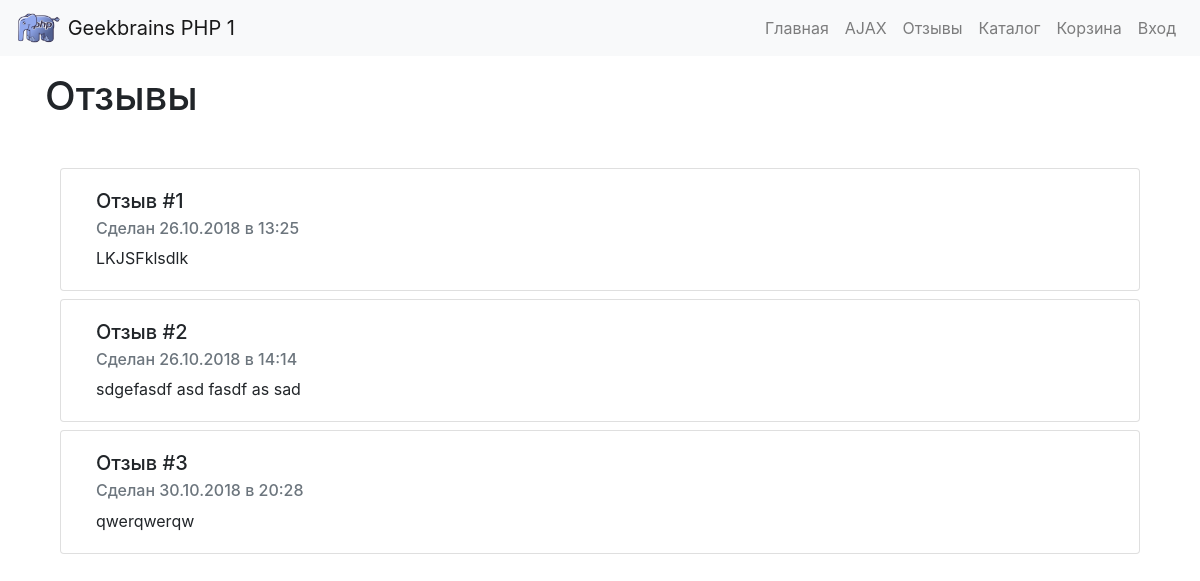
Screenshot of /reviews.php with the database file from the repository.
### tables this page shows
CREATE TABLE `reviews` (
  `id` int(11) NOT NULL,
  `content` text NOT NULL,
  `datetime` timestamp NOT NULL DEFAULT CURRENT_TIMESTAMP
);

### engine/render.php (called while the page is built, shortened)
<?php
function render(string $template, array $data = [], bool $withLayout = true, string $layout = 'main') {
    global $config;
    $templates = [
        'layout' => "{$config['app']['templatesPath']}/layouts/{$layout}.php",
        'page' => "{$config['app']['templatesPath']}/{$template}.php"
    ];
    $data['config'] = $config['app'];
    $pageView = getTemplateContent($templates['page'], $data);
    if ($withLayout) {
        $data['content'] = $pageView;
        return getTemplateContent($templates['layout'], $data);
    } else {
        return $pageView;
    }
}
function getTemplateContent(string $filepath, array $data) {
    extract($data);
    include $filepath;
    return ob_get_clean();
}

### engine/database.php (called while the page is built, shortened)
<?php
$connection = mysqli_connect(
    $config['db']['host'],
    $config['db']['user'],
    $config['db']['password'],
    $config['db']['database']
);
function getItemArray(string $sql) {
    global $connection;
    $result = mysqli_query($connection, $sql);
    $rows = [];
    while ($row = mysqli_fetch_assoc($result)) {
        $rows[] = $row;
    }
    return $rows;
}

### templates/reviews/list.php (the view, shortened to what this page needs)
<h1>Отзывы</h1>
<?php if (count($items) > 0) : ?>
<div class="container mt-5">
    <?php foreach ($items as $item) : ?>
    <div class="card col-12 mt-2">
        <div class="card-body">
            <h5 class="card-title">Отзыв #<?= $item['id'] ?></h5>
            <h6 class="card-subtitle mb-2 text-muted">
                Сделан <?= date('d.m.Y', strtotime($item['datetime'])) ?> в <?= date('H:i', strtotime($item['datetime'])) ?>
            </h6>
            <p class="card-text">
                <?= $item['content'] ?>
            </p>
        </div>
    </div>
    <?php endforeach; ?>
</div>
<?php else: ?>
<div class="py-5">
    <em>Отзывов пока нет...</em>
</div>
<?php endif ?>

### rows the page displays
reviews: id "1", datetime "26.10.2018", datetime "13:25", content "LKJSFklsdlk"
reviews: id "2", datetime "26.10.2018", datetime "14:14", content "sdgefasdf asd fasdf as sad"
reviews: id "3", datetime "30.10.2018", datetime "20:28", content "qwerqwerqw"

### other values shown
$config['name'] "Geekbrains PHP 1"
$link['label'] "Главная"
$link['label'] "AJAX"
$link['label'] "Отзывы"
$link['label'] "Каталог"
$link['label'] "Корзина"
$link['label'] "Вход"
